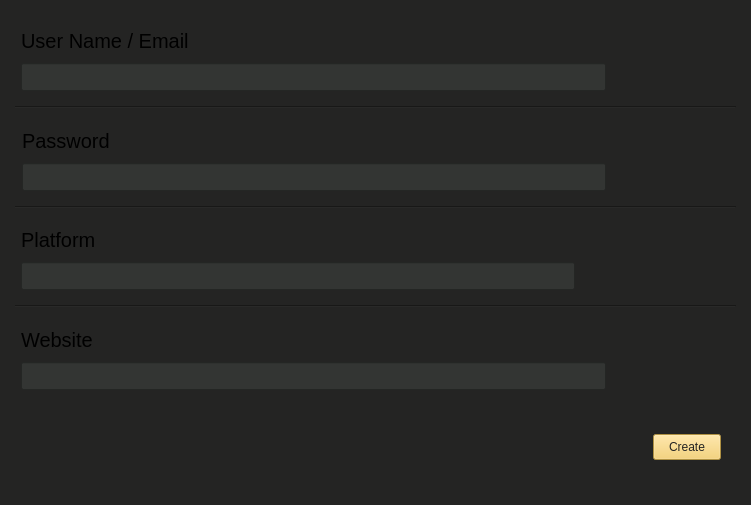
<?xml version="1.0" encoding="UTF-8"?>
<ui version="4.0">
 <class>account_create_container</class>
 <widget class="QWidget" name="account_create_container">
  <property name="geometry">
   <rect>
    <x>0</x>
    <y>0</y>
    <width>751</width>
    <height>505</height>
   </rect>
  </property>
  <property name="windowTitle">
   <string>Form</string>
  </property>
  <property name="styleSheet">
   <string notr="true">background-color: rgb(36, 36, 35);</string>
  </property>
  <layout class="QVBoxLayout" name="verticalLayout_2">
   <property name="leftMargin">
    <number>15</number>
   </property>
   <property name="topMargin">
    <number>15</number>
   </property>
   <property name="rightMargin">
    <number>15</number>
   </property>
   <property name="bottomMargin">
    <number>15</number>
   </property>
   <item>
    <widget class="QWidget" name="username_container" native="true">
     <property name="maximumSize">
      <size>
       <width>600</width>
       <height>16777215</height>
      </size>
     </property>
     <layout class="QVBoxLayout" name="verticalLayout_6">
      <property name="leftMargin">
       <number>6</number>
      </property>
      <item>
       <widget class="QLabel" name="user_label">
        <property name="font">
         <font>
          <pointsize>15</pointsize>
         </font>
        </property>
        <property name="text">
         <string>User Name / Email</string>
        </property>
       </widget>
      </item>
      <item>
       <widget class="QLineEdit" name="user_input">
        <property name="styleSheet">
         <string notr="true">border: 'none';
background-color: rgb(51, 53, 51);
padding: 5;</string>
        </property>
       </widget>
      </item>
     </layout>
    </widget>
   </item>
   <item>
    <widget class="Line" name="line_1">
     <property name="orientation">
      <enum>Qt::Horizontal</enum>
     </property>
    </widget>
   </item>
   <item>
    <widget class="QWidget" name="password_container" native="true">
     <property name="maximumSize">
      <size>
       <width>600</width>
       <height>16777215</height>
      </size>
     </property>
     <layout class="QVBoxLayout" name="verticalLayout_5">
      <property name="leftMargin">
       <number>7</number>
      </property>
      <item>
       <widget class="QLabel" name="password_label">
        <property name="font">
         <font>
          <pointsize>15</pointsize>
         </font>
        </property>
        <property name="text">
         <string>Password</string>
        </property>
       </widget>
      </item>
      <item>
       <widget class="QLineEdit" name="password_input">
        <property name="styleSheet">
         <string notr="true">border: 'none';
background-color: rgb(51, 53, 51);
padding: 5;</string>
        </property>
       </widget>
      </item>
     </layout>
    </widget>
   </item>
   <item>
    <widget class="Line" name="line_2">
     <property name="orientation">
      <enum>Qt::Horizontal</enum>
     </property>
    </widget>
   </item>
   <item>
    <widget class="QWidget" name="platform_container" native="true">
     <property name="maximumSize">
      <size>
       <width>600</width>
       <height>16777215</height>
      </size>
     </property>
     <layout class="QVBoxLayout" name="verticalLayout_4">
      <property name="leftMargin">
       <number>6</number>
      </property>
      <property name="rightMargin">
       <number>40</number>
      </property>
      <item>
       <widget class="QLabel" name="platform_label">
        <property name="font">
         <font>
          <pointsize>15</pointsize>
         </font>
        </property>
        <property name="text">
         <string>Platform</string>
        </property>
       </widget>
      </item>
      <item>
       <widget class="QLineEdit" name="platform_input">
        <property name="styleSheet">
         <string notr="true">border: 'none';
background-color: rgb(51, 53, 51);
padding: 5;</string>
        </property>
       </widget>
      </item>
     </layout>
    </widget>
   </item>
   <item>
    <widget class="Line" name="line_3">
     <property name="orientation">
      <enum>Qt::Horizontal</enum>
     </property>
    </widget>
   </item>
   <item>
    <widget class="QWidget" name="website_container" native="true">
     <property name="maximumSize">
      <size>
       <width>600</width>
       <height>16777215</height>
      </size>
     </property>
     <layout class="QVBoxLayout" name="verticalLayout_3">
      <property name="leftMargin">
       <number>6</number>
      </property>
      <item>
       <widget class="QLabel" name="website_label">
        <property name="font">
         <font>
          <pointsize>15</pointsize>
         </font>
        </property>
        <property name="text">
         <string>Website</string>
        </property>
       </widget>
      </item>
      <item>
       <widget class="QLineEdit" name="website_input">
        <property name="styleSheet">
         <string notr="true">border: 'none';
background-color: rgb(51, 53, 51);
padding: 5;</string>
        </property>
       </widget>
      </item>
     </layout>
    </widget>
   </item>
   <item>
    <widget class="QWidget" name="create_container" native="true">
     <layout class="QVBoxLayout" name="verticalLayout">
      <property name="rightMargin">
       <number>15</number>
      </property>
      <item alignment="Qt::AlignRight">
       <widget class="QPushButton" name="Create_Button">
        <property name="styleSheet">
         <string notr="true">background-color: rgb(245, 203, 92);
color: rgb(36, 36, 35);
border: 'none';
padding: 5;
padding-right: 15;
padding-left: 15;</string>
        </property>
        <property name="text">
         <string>Create</string>
        </property>
       </widget>
      </item>
     </layout>
    </widget>
   </item>
  </layout>
 </widget>
 <resources/>
 <connections/>
</ui>
